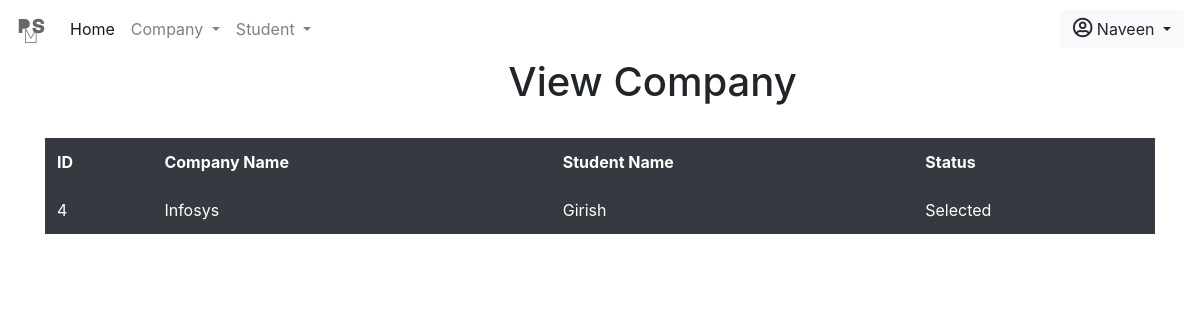
Page /admin/selectedstudents.php (signed in) on the committed database.
### tables this page shows
CREATE TABLE IF NOT EXISTS `applied` (
  `id` int(100) NOT NULL AUTO_INCREMENT,
  `name` varchar(200) DEFAULT NULL,
  `company` varchar(200) DEFAULT NULL,
  `status` varchar(100) DEFAULT 'Unknown',
  `chances` varchar(100) DEFAULT NULL,
  PRIMARY KEY (`id`)
);

### admin/selectedstudents.php (the view, shortened to what this page needs)
<!DOCTYPE html>
<html lang="en">
<head>
    <?php include_once 'includes/head.php' ?>
</head>
<body>
      <?php include_once 'includes/nav.php' ?>
    <div class="container">
      <h1 class="form-row justify-content-center" style="margin-left: 100px;">View Company</h1> <br>
       <form>
     <div class="table-responsive">
    <table class="table table-hover table-borderless table-dark">
      <thead>
        <tr>
          <th scope="col">ID</th>
          <th scope="col">Company Name</th>
          <th scope="col">Student Name</th>
          <th scope="col">Status</th>
        </tr>
      </thead>
      <tbody>
        <tr>
          <?php
            $sql = "select * from applied where status='Selected';";
            $res = mysqli_query($conn, $sql);
            $rescheck = mysqli_num_rows($res);
            if($rescheck > 0) {
              while ($row = mysqli_fetch_assoc($res)) {
                  echo '<tr>';
                    echo '<td>'.$row['id'].'</td>';
                    echo '<td>'.$row['company'].'</td>';
                    echo '<td>'.$row['name'].'</td>';
                    echo '<td>'.$row['status'].'</td>';
                  echo '</tr>';
              }
            }
           ?>
      </tbody>
    </table>
    </div>
   </form>
    </div>
</body>
</html>

### rows in the picture
applied: id "4", company "Infosys", name "Girish", status "Selected"

### other values in the picture
$_SESSION['username'] "Naveen"
